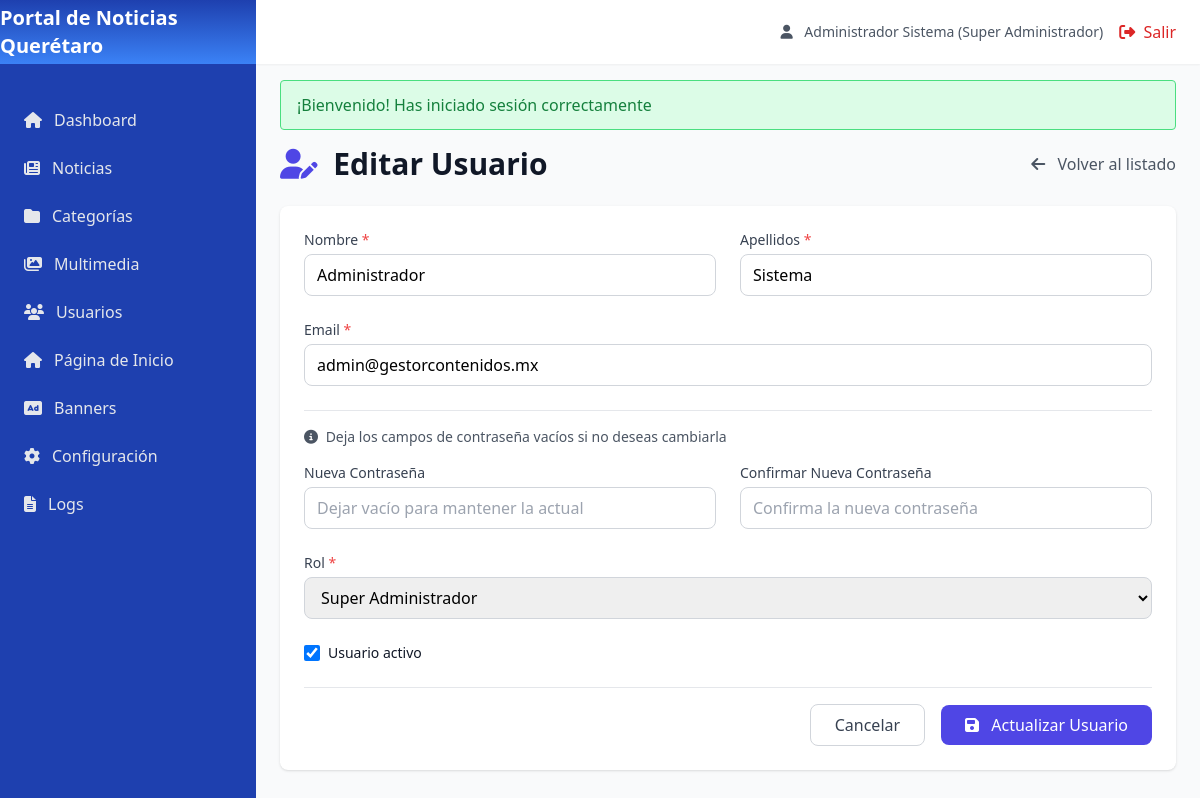
Screenshot of /usuario_editar.php?id=1 (signed in) with the database file from the repository.
### tables this page shows
CREATE TABLE IF NOT EXISTS `configuracion` (
  `id` int(11) NOT NULL AUTO_INCREMENT,
  `clave` varchar(100) NOT NULL,
  `valor` text,
  `tipo` varchar(50) DEFAULT 'texto',
  `grupo` varchar(50) DEFAULT 'general',
  `descripcion` varchar(255) DEFAULT NULL,
  PRIMARY KEY (`id`),
  UNIQUE KEY `clave` (`clave`)
);

CREATE TABLE IF NOT EXISTS `usuarios` (
  `id` int(11) NOT NULL AUTO_INCREMENT,
  `nombre` varchar(100) NOT NULL,
  `apellidos` varchar(100) NOT NULL,
  `email` varchar(100) NOT NULL,
  `password` varchar(255) NOT NULL,
  `rol_id` int(11) NOT NULL,
  `activo` tinyint(1) DEFAULT 1,
  `intentos_fallidos` int(11) DEFAULT 0,
  `ultimo_acceso` datetime DEFAULT NULL,
  `fecha_creacion` datetime DEFAULT CURRENT_TIMESTAMP,
  `fecha_modificacion` datetime DEFAULT CURRENT_TIMESTAMP ON UPDATE CURRENT_TIMESTAMP,
  `creado_por` int(11) DEFAULT NULL,
  PRIMARY KEY (`id`),
  UNIQUE KEY `email` (`email`),
  KEY `rol_id` (`rol_id`)
);

CREATE TABLE IF NOT EXISTS `roles` (
  `id` int(11) NOT NULL AUTO_INCREMENT,
  `nombre` varchar(50) NOT NULL,
  `descripcion` varchar(255) DEFAULT NULL,
  `permisos` text,
  `activo` tinyint(1) DEFAULT 1,
  `fecha_creacion` datetime DEFAULT CURRENT_TIMESTAMP,
  PRIMARY KEY (`id`),
  UNIQUE KEY `nombre` (`nombre`)
);

### config/bootstrap.php (called while the page is built, shortened)
<?php
spl_autoload_register(function ($class) {
    $paths = [
        __DIR__ . '/../config/',
        __DIR__ . '/../app/models/',
        __DIR__ . '/../app/controllers/',
    ];
    foreach ($paths as $path) {
        $file = $path . $class . '.php';
        if (file_exists($file)) {
            return;
        }
    }
});
function url($path = '') {
    return BASE_URL . '/' . ltrim($path, '/');
}
function e($string) {
    return htmlspecialchars($string ?? '', ENT_QUOTES, 'UTF-8');
}
function getFlash($type) {
    if (isset($_SESSION['flash'][$type])) {
        $message = $_SESSION['flash'][$type];
        return $message;
    }
    return null;
}
function isAuthenticated() {
    return isset($_SESSION['usuario_id']) && !empty($_SESSION['usuario_id']);
}
function getCurrentUser() {
    if (isAuthenticated()) {
        return [
            'id' => $_SESSION['usuario_id'],
            'nombre' => $_SESSION['usuario_nombre'] ?? '',
            'email' => $_SESSION['usuario_email'] ?? '',
            'rol' => $_SESSION['usuario_rol'] ?? '',
            'rol_id' => $_SESSION['usuario_rol_id'] ?? null,
        ];
    }
    return null;
}
function hasPermission($permission) {
    $permisos = json_decode($_SESSION['usuario_permisos'] ?? '[]', true);
    if (in_array('all', $permisos)) {
        return true;
    }
    return in_array($permission, $permisos);
}

### config/Database.php (called while the page is built, shortened)
<?php
class Database {
    private static $instance = null;
    private $connection;
    private function __construct() {
        try {
            $dsn = "mysql:host=" . DB_HOST . ";dbname=" . DB_NAME . ";charset=" . DB_CHARSET;
            $options = [
                PDO::ATTR_ERRMODE => PDO::ERRMODE_EXCEPTION,
                PDO::ATTR_DEFAULT_FETCH_MODE => PDO::FETCH_ASSOC,
                PDO::ATTR_EMULATE_PREPARES => false,
            ];
            $this->connection = new PDO($dsn, DB_USER, DB_PASS, $options);
        } catch (PDOException $e) {
            die("Error de conexión: " . $e->getMessage());
        }
    }
    public static function getInstance() {
        if (self::$instance === null) {
            self::$instance = new self();
        }
        return self::$instance;
    }
    public function getConnection() {
        return $this->connection;
    }
}

### app/models/Usuario.php (called while the page is built, shortened)
<?php
class Usuario {
    private $db;
    private $table = 'usuarios';
    public function __construct() {
        $this->db = Database::getInstance()->getConnection();
    }
    public function getById($id) {
        $query = "SELECT u.*, r.nombre as rol_nombre, r.permisos
                  FROM {$this->table} u
                  INNER JOIN roles r ON u.rol_id = r.id
                  WHERE u.id = :id";
        $stmt = $this->db->prepare($query);
        $stmt->execute(['id' => $id]);
        return $stmt->fetch();
    }
}

### app/models/Configuracion.php (called while the page is built, shortened)
<?php
class Configuracion {
    private $db;
    private $table = 'configuracion';
    public function __construct() {
        $this->db = Database::getInstance()->getConnection();
    }
    public function getByGrupo($grupo) {
        $query = "SELECT * FROM {$this->table} WHERE grupo = :grupo ORDER BY clave";
        $stmt = $this->db->prepare($query);
        $stmt->execute(['grupo' => $grupo]);
        $result = [];
        foreach ($stmt->fetchAll() as $row) {
            $result[$row['clave']] = $row;
        }
        return $result;
    }
}

### usuario_editar.php (the view, shortened to what this page needs)
<?php
require_once __DIR__ . '/config/bootstrap.php';
$usuarioModel = new Usuario();
$usuarioId = $_GET['id'] ?? null;
$usuario = $usuarioModel->getById($usuarioId);
?>
<div class="space-y-6">
    <div class="flex items-center justify-between">
        <h1 class="text-3xl font-bold text-gray-900">
            <i class="fas fa-user-edit mr-2 text-indigo-600"></i>
            Editar Usuario
        </h1>
        <a href="<?php echo url('usuarios.php'); ?>" class="text-gray-600 hover:text-gray-900">
            <i class="fas fa-arrow-left mr-2"></i>
            Volver al listado
        </a>
    </div>
    <div class="bg-white rounded-lg shadow p-6">
        <form method="POST" action="" class="space-y-6">
            <div class="grid grid-cols-1 md:grid-cols-2 gap-6">
                <div>
                    <label class="block text-sm font-medium text-gray-700 mb-1">
                        Nombre <span class="text-red-500">*</span>
                    </label>
                    <input type="text" name="nombre" required value="<?php echo e($usuario['nombre']); ?>"
                           class="w-full border border-gray-300 rounded-lg px-3 py-2 focus:outline-none focus:ring-2 focus:ring-indigo-500">
                </div>
                <div>
                    <label class="block text-sm font-medium text-gray-700 mb-1">
                        Apellidos <span class="text-red-500">*</span>
                    </label>
                    <input type="text" name="apellidos" required value="<?php echo e($usuario['apellidos']); ?>"
                           class="w-full border border-gray-300 rounded-lg px-3 py-2 focus:outline-none focus:ring-2 focus:ring-indigo-500">
                </div>
            </div>
            <div>
                <label class="block text-sm font-medium text-gray-700 mb-1">
                    Email <span class="text-red-500">*</span>
                </label>
                <input type="email" name="email" required value="<?php echo e($usuario['email']); ?>"
                       class="w-full border border-gray-300 rounded-lg px-3 py-2 focus:outline-none focus:ring-2 focus:ring-indigo-500">
            </div>
            <div class="border-t border-gray-200 pt-4">
                <p class="text-sm text-gray-600 mb-4">
                    <i class="fas fa-info-circle mr-1"></i>
                    Deja los campos de contraseña vacíos si no deseas cambiarla
                </p>
                <div class="grid grid-cols-1 md:grid-cols-2 gap-6">
                    <div>
                        <label class="block text-sm font-medium text-gray-700 mb-1">
                            Nueva Contraseña
                        </label>
                        <input type="password" name="password"
                               class="w-full border border-gray-300 rounded-lg px-3 py-2 focus:outline-none focus:ring-2 focus:ring-indigo-500"
                               placeholder="Dejar vacío para mantener la actual">
                    </div>
                    <div>
                        <label class="block text-sm font-medium text-gray-700 mb-1">
                            Confirmar Nueva Contraseña
                        </label>
                        <input type="password" name="password_confirm"
                               class="w-full border border-gray-300 rounded-lg px-3 py-2 focus:outline-none focus:ring-2 focus:ring-indigo-500"
                               placeholder="Confirma la nueva contraseña">
                    </div>
                </div>
            </div>
            <div>
                <label class="block text-sm font-medium text-gray-700 mb-1">
                    Rol <span class="text-red-500">*</span>
                </label>
                <select name="rol_id" required
                        class="w-full border border-gray-300 rounded-lg px-3 py-2 focus:outline-none focus:ring-2 focus:ring-indigo-500">
                    <option value="1" <?php echo $usuario['rol_id'] == '1' ? 'selected' : ''; ?>>Super Administrador</option>
                </select>
            </div>
            <div class="flex items-center">
                <input type="checkbox" name="activo" id="activo" value="1" <?php echo $usuario['activo'] ? 'checked' : ''; ?>
                       class="h-4 w-4 text-indigo-600 focus:ring-indigo-500 border-gray-300 rounded">
                <label for="activo" class="ml-2 block text-sm text-gray-900">
                    Usuario activo
                </label>
            </div>
            <div class="flex items-center justify-end space-x-4 pt-4 border-t">
                <a href="<?php echo url('usuarios.php'); ?>"
                   class="px-6 py-2 border border-gray-300 rounded-lg text-gray-700 hover:bg-gray-50 transition-colors">
                    Cancelar
                </a>
                <button type="submit"
                        class="px-6 py-2 bg-indigo-600 text-white rounded-lg hover:bg-indigo-700 transition-colors">
                    <i class="fas fa-save mr-2"></i>
                    Actualizar Usuario
                </button>
            </div>
        </form>
    </div>
</div>
<?php
$content = ob_get_clean();
include __DIR__ . '/app/views/layouts/main.php';
?>

### app/views/layouts/main.php (shortened to what this page needs)
<!DOCTYPE html>
<html lang="es">
<head>
    <?php
    if (isAuthenticated()) {
        $configuracionModel = new Configuracion();
        $configGeneral = $configuracionModel->getByGrupo('general');
    ?>
    <?php
    }
    ?>
    <script src="https://cdn.tailwindcss.com"></script>
    <link rel="stylesheet" href="https://cdnjs.cloudflare.com/ajax/libs/font-awesome/6.4.0/css/all.min.css">
    <link href="https://unpkg.com/aos@2.3.1/dist/aos.css" rel="stylesheet">
    <?php
    if (isAuthenticated()) {
        $configuracionModel = new Configuracion();
        $configGeneral = $configuracionModel->getByGrupo('general');
        $nombreSitio = $configGeneral['nombre_sitio']['valor'] ?? 'CMS Noticias';
        $logoSitio = $configGeneral['logo_sitio']['valor'] ?? null;
    }
    ?>
</head>
<body class="bg-gray-50">
    <?php if (isAuthenticated()): ?>
        <div class="fixed inset-y-0 left-0 w-64 sidebar-bg text-white transform -translate-x-full lg:translate-x-0 transition-transform duration-300 ease-in-out z-30" id="sidebar">
            <div class="flex items-center justify-center h-16 sidebar-header-bg">
                <?php if (!empty($logoSitio)): ?>
                <img src="<?php echo e(BASE_URL . $logoSitio); ?>" alt="<?php echo e($nombreSitio); ?>" class="h-10" loading="eager">
                <?php else: ?>
                <h1 class="text-xl font-bold"><?php echo e($nombreSitio ?? 'CMS Noticias'); ?></h1>
                <?php endif; ?>
            </div>
            <nav class="mt-8">
                <a href="<?php echo url('dashboard.php'); ?>" class="flex items-center px-6 py-3 text-gray-200 hover:text-white sidebar-link">
                    <i class="fas fa-home mr-3"></i>
                    Dashboard
                </a>
                <?php if (hasPermission('noticias') || hasPermission('all')): ?>
                <a href="<?php echo url('noticias.php'); ?>" class="flex items-center px-6 py-3 text-gray-200 hover:text-white sidebar-link">
                    <i class="fas fa-newspaper mr-3"></i>
                    Noticias
                </a>
                <?php endif; ?>
                <?php if (hasPermission('categorias') || hasPermission('all')): ?>
                <a href="<?php echo url('categorias.php'); ?>" class="flex items-center px-6 py-3 text-gray-200 hover:text-white sidebar-link">
                    <i class="fas fa-folder mr-3"></i>
                    Categorías
                </a>
                <?php endif; ?>
                <?php if (hasPermission('multimedia') || hasPermission('all')): ?>
                <a href="<?php echo url('multimedia.php'); ?>" class="flex items-center px-6 py-3 text-gray-200 hover:text-white sidebar-link">
                    <i class="fas fa-images mr-3"></i>
                    Multimedia
                </a>
                <?php endif; ?>
                <?php if (hasPermission('usuarios') || hasPermission('all')): ?>
                <a href="<?php echo url('usuarios.php'); ?>" class="flex items-center px-6 py-3 text-gray-200 hover:text-white sidebar-link">
                    <i class="fas fa-users mr-3"></i>
                    Usuarios
                </a>
                <?php endif; ?>
                <?php if (hasPermission('configuracion') || hasPermission('all')): ?>
                <a href="<?php echo url('pagina_inicio.php'); ?>" class="flex items-center px-6 py-3 text-gray-200 hover:text-white sidebar-link">
                    <i class="fas fa-home mr-3"></i>
                    Página de Inicio
                </a>
                <a href="<?php echo url('banners.php'); ?>" class="flex items-center px-6 py-3 text-gray-200 hover:text-white sidebar-link">
                    <i class="fas fa-ad mr-3"></i>
                    Banners
                </a>
                <a href="<?php echo url('configuracion.php'); ?>" class="flex items-center px-6 py-3 text-gray-200 hover:text-white sidebar-link">
                    <i class="fas fa-cog mr-3"></i>
                    Configuración
                </a>
                <?php endif; ?>
                <?php if (hasPermission('logs') || hasPermission('all')): ?>
                <a href="<?php echo url('logs.php'); ?>" class="flex items-center px-6 py-3 text-gray-200 hover:text-white sidebar-link">
                    <i class="fas fa-file-alt mr-3"></i>
                    Logs
                </a>
                <?php endif; ?>
            </nav>
        </div>
        <div class="lg:ml-64">
            <header class="bg-white shadow-sm h-16 fixed top-0 right-0 left-0 lg:left-64 z-20">
                <div class="flex items-center justify-between h-full px-6">
                    <div class="flex items-center space-x-4">
                        <span class="text-sm text-gray-600">
                            <i class="fas fa-user mr-2"></i>
                            <?php
                            $user = getCurrentUser();
                            echo e($user['nombre'] . ' (' . $user['rol'] . ')');
                            ?>
                        </span>
                        <a href="<?php echo url('logout.php'); ?>" class="text-red-600 hover:text-red-800">
                            <i class="fas fa-sign-out-alt mr-1"></i>
                            Salir
                        </a>
                    </div>
                </div>
            </header>
            <main class="pt-20 px-6 pb-6">
                <?php
                $success = getFlash('success');
                ?>
                <?php if ($success): ?>
                <div class="mb-4 bg-green-100 border border-green-400 text-green-700 px-4 py-3 rounded relative" role="alert">
                    <span class="block sm:inline"><?php echo e($success); ?></span>
                </div>
                <?php endif; ?>
                <?php echo $content ?? ''; ?>
            </main>
        </div>
    <?php else: ?>
        <?php echo $content ?? ''; ?>
    <?php endif; ?>
</body>
</html>

### rows the page displays
configuracion: valor "Portal de Noticias Querétaro"
usuarios: rol.nombre "Administrador Sistema (Super Administrador)", nombre "Administrador", apellidos "Sistema", email "admin@gestorcontenidos.mx", rol_id "Super Administrador", activo "☑"

### other values shown
$success "¡Bienvenido! Has iniciado sesión correctamente"
